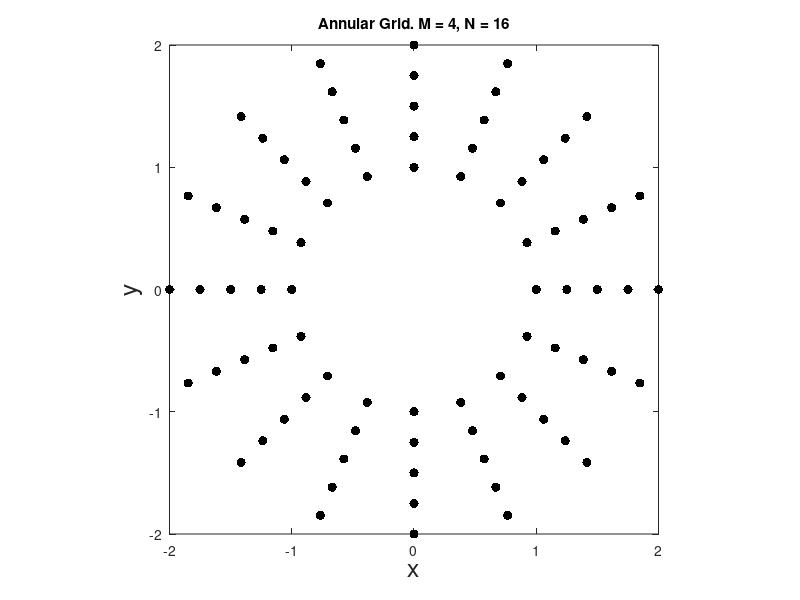

Source code (MATLAB):
% Domain and grid size
b =  2;
M = 2^2;                % Set M
N = 2^4;                % Set N
dr = (b - 1) / M;       % Set delta r
dtheta = 2 * pi / N;    % Set delta theta
r = 1:dr:b;             % Initialize r array
theta = 0:dtheta:2*pi;  % Initialize theta array

% For plotting
% Get x-y grid
[R, Theta] = meshgrid(r, theta);
xx = R.*cos(Theta);
yy = R.*sin(Theta);
figure();

plot(xx',yy','.k','MarkerSize',20)
% surf(xx',yy',Qplot)
axis image
xlabel('x','FontSize',18)
ylabel('y','FontSize',18);
title(['Annular Grid. M = ', num2str(M),  ', N = ', num2str(N)])